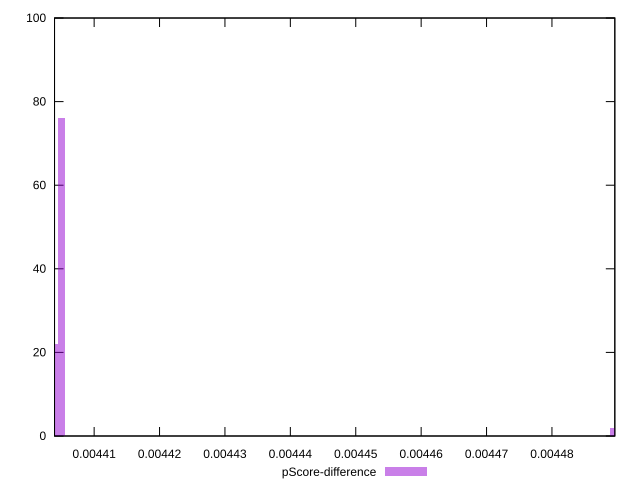

This chart was generated by the following gnuplot code:
reset

$pScoreDifference <<EOF
0.004489358905850335 2
0.004404972460251645 76
0.004403917629681661 22
EOF

set key outside below
set boxwidth 0.0000010548305699836315
set xrange [0.004403943673585015:0.00448961268437284]
set yrange [0:100]
set trange [0:100]
set style fill transparent solid 0.5 noborder
set terminal svg size 640, 490 enhanced background rgb 'white'
set output "report_00019_2021-02-10T18-14-37.922Z//uses-long-cache-ttl/samples/pages+cached+noadtech+nomedia+nocss/pScore-difference/histogram.svg"

plot $pScoreDifference title "pScore-difference" with boxes

reset
